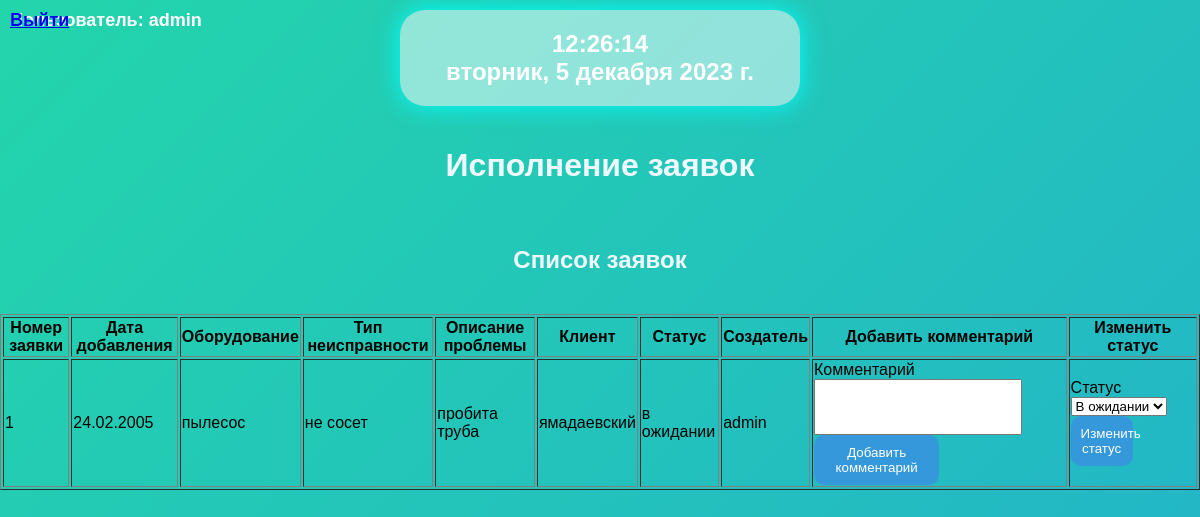
Page /user_executions (signed in) on the committed database.
### database.py (models this page shows, shortened)
class EquipmentRequest(db.Model):
    id = db.Column(db.Integer, primary_key=True)
    request_number = db.Column(db.String(10), unique=True, nullable=False)
    request_date = db.Column(db.String(10), nullable=False)
    equipment_name = db.Column(db.String(255), nullable=False)
    fault_type = db.Column(db.String(255), nullable=False)
    description = db.Column(db.Text, nullable=False)
    client_name = db.Column(db.String(255), nullable=False)
    status = db.Column(db.String(20), nullable=False)
    assigned_to = db.Column(db.String(255), nullable=True)  # Изменим на nullable=True
    start_date = db.Column(db.DateTime)
    end_date = db.Column(db.DateTime)
    created_by = db.Column(db.String(50))
    comments = db.relationship('Comment', backref='request', lazy=True)

### app.py (the view, shortened to what this page needs)
@app.route('/user_executions', methods=['GET', 'POST'])
def user_executions():
    if 'logged_in' in session:
        requests = EquipmentRequest.query.all()
        status_form = ChangeStatusForm()  # Создание экземпляра формы для изменения статуса
        comment_form = CommentForm()  # Создание экземпляра формы для комментариев
        return render_template('user_executions.html', requests=requests, status_form=status_form, comment_form=comment_form)
    else:
        return redirect(url_for('login'))

### forms.py
class ChangeStatusForm(FlaskForm):
    status = SelectField('Статус', choices=[('в ожидании', 'В ожидании'), ('в работе', 'В работе'), ('выполнено', 'Выполнено')])

class CommentForm(FlaskForm):
    text = TextAreaField('Комментарий', validators=[DataRequired()])

### templates/user_executions.html (shortened to what this page needs)
<!DOCTYPE html>
<html lang="en">
<head>
    <link rel="stylesheet" type="text/css" href="{{ url_for('static', filename='StyleUser.css') }}">
</head>
<body>
    <div id="vertical-center">
        <div class="times">
            <div id="current-time"></div>
            <div id="current-date"></div>
            {% if session.logged_in %}
        </div>
    </div>
    <div class="user-info">Пользователь: {{ session.username }}</div>
    <div class="user-info">
        <div>
            <a href="/logout">Выйти</a>
        </div>
    </div>
    {% endif %}
    <h1>Исполнение заявок</h1>
    <h2>Список заявок</h2>
    <table border="1">
        <tr>
            <th>Номер заявки</th>
            <th>Дата добавления</th>
            <th>Оборудование</th>
            <th>Тип неисправности</th>
            <th>Описание проблемы</th>
            <th>Клиент</th>
            <th>Статус</th>
            <th>Создатель</th>
            <th>Добавить комментарий</th>
            <th>Изменить статус</th>
        </tr>
        {% for request in requests %}
        <tr>
            <td>{{ request.request_number }}</td>
            <td>{{ request.request_date }}</td>
            <td>{{ request.equipment_name }}</td>
            <td>{{ request.fault_type }}</td>
            <td>{{ request.description }}</td>
            <td>{{ request.client_name }}</td>
            <td>{{ request.status }}</td>
            <td>{{ request.created_by }}</td>
            <td>
                <form method="POST" action="{{ url_for('add_comment', request_id=request.id) }}" >
                    {{ comment_form.text.label }}
                    <input type="text" name="text" value="" style="width: 200px; height: 50px;">
                    <button type="submit">Добавить комментарий</button>
                </form>
            </td>
            <td>
                <form method="POST" action="{{ url_for('user_executions') }}">
                    {{ status_form.status.label }}
                    {{ status_form.status() }}
                    <button type="submit">Изменить статус</button>
                </form>
            </td>
        </tr>
        {% endfor %}
    </table>
</body>
</html>

### static/StyleUser.css (style rules this page uses)
body { font-family:Arial, Helvetica, sans-serif; padding: 0; margin: 0; background: linear-gradient(-45deg, #ee7752, #e73c7e, #23a6d5, #23d5ab); background-size: 400% 400%; animation: gradient 15s ease infinite; height: 100vh; }
button { width: 50%; padding: 10px; background-color: #3498db; color: white; border: none; border-radius: 10px; cursor: pointer; }
h1 { text-align: center; padding: 20px 0; color:aliceblue; }
h2 { text-align: center; padding: 20px 0; color:aliceblue; }
.times { text-align: center; font-family: 'Arial', sans-serif; color: white; font-weight: bold; font-size: 24px; }
.user-info { position: absolute; top: 10px; left: 10px; font-family: 'Arial', sans-serif; color: white; font-weight: bold; font-size: 18px; }
#vertical-center { align-items: center; padding:20px ; background-color: rgba(255, 255, 255, 0.5); font-size: 25px; margin: 10px auto 5px; margin-left: auto; margin-right: auto; max-width: 30%; border-radius: 25px; box-shadow: 0 0 25px aqua }

### rows in the picture
EquipmentRequest: username "admin", request_number "1", request_date "24.02.2005", equipment_name "пылесос", fault_type "не сосет", description "пробита труба", client_name "ямадаевский", status "в ожидании", created_by "admin", text.label "Комментарий", status.label "Статус"
